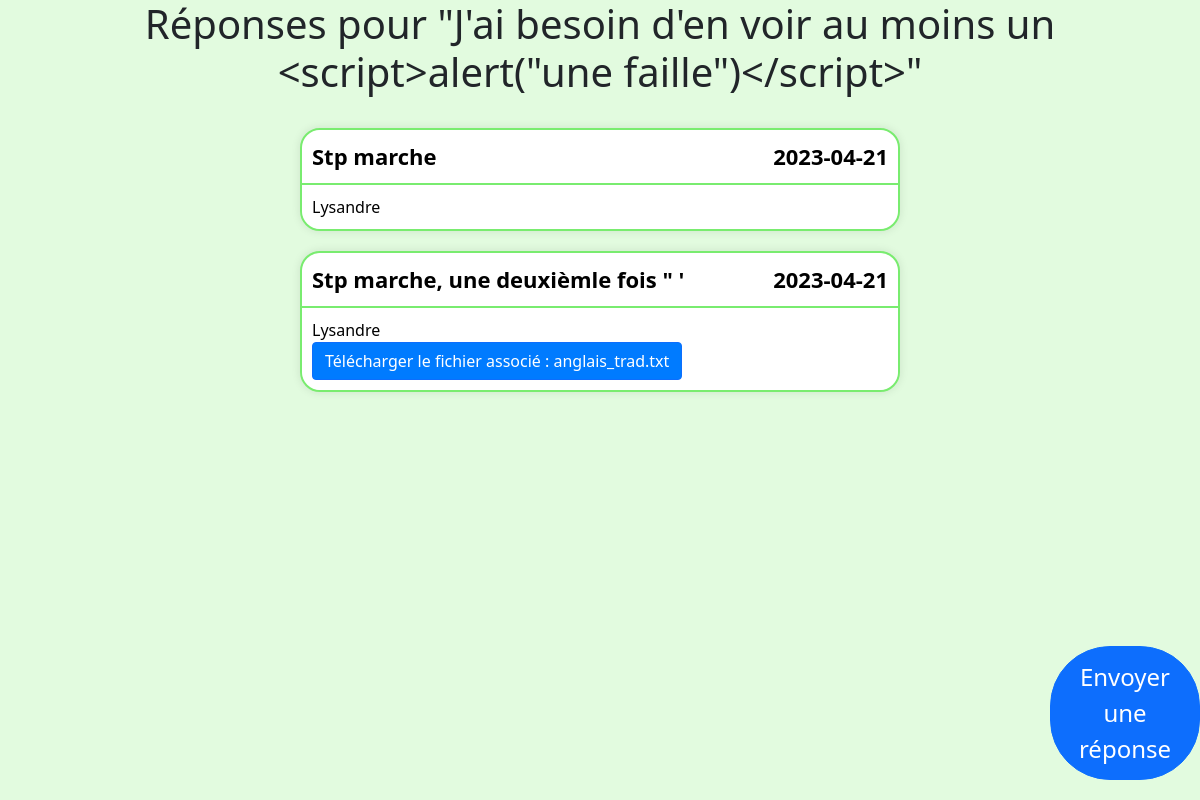
/homeworks/1/, run on an earlier commit of the app's database.
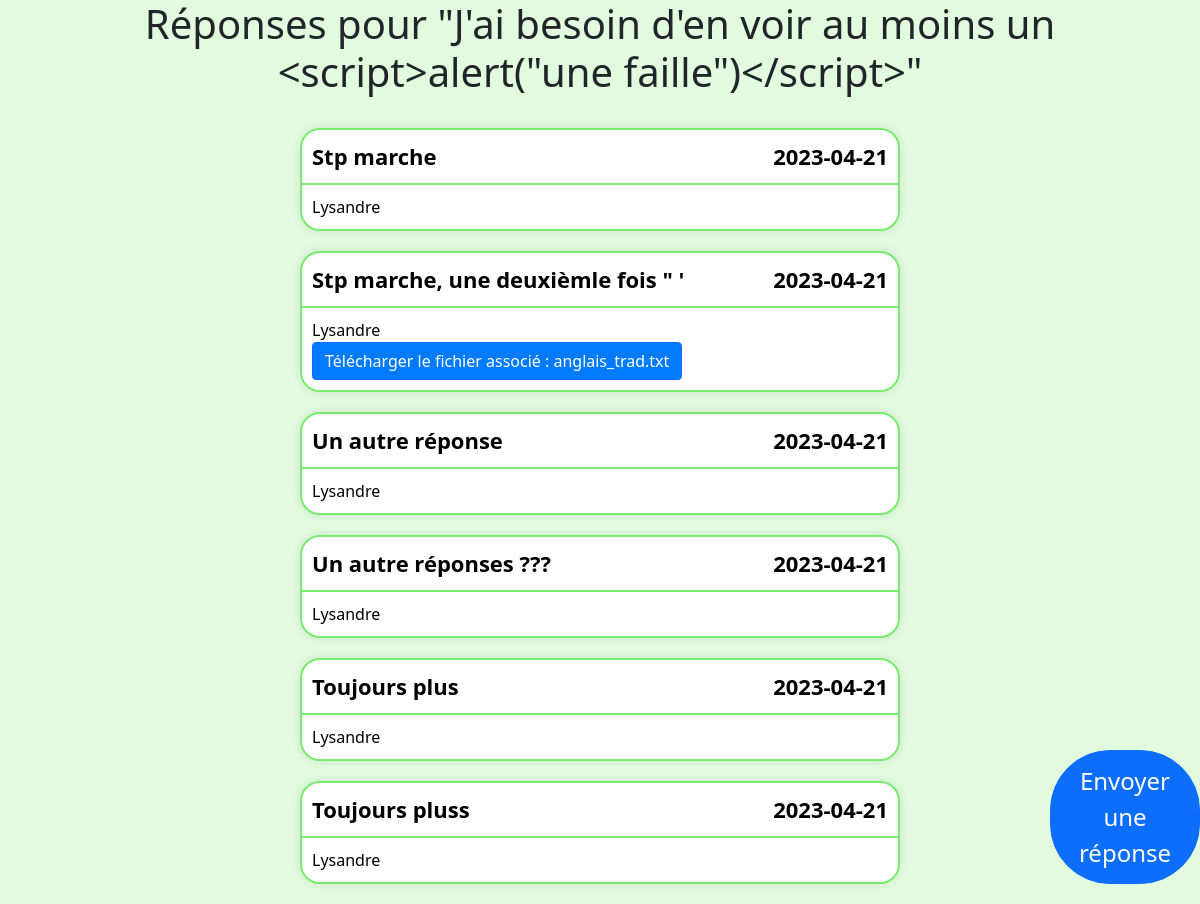
And on a later commit of the database.
### app.py (models this page shows)
class Answer(db.Model):
    id = db.Column(db.Integer, primary_key=True)
    homework_id = db.Column(db.Integer)
    title = db.Column(db.String(200), index=True, unique=True)
    content = db.Column(db.String(2000))
    user_id = db.Column(db.String(200))
    due_date = db.Column(db.String(50))
    file_data = db.Column(db.LargeBinary, nullable=True)
    file_name = db.Column(db.String(100), nullable=True)

### app.py (the view, shortened to what this page needs)
@app.route('/homeworks/', defaults={'homework_id': None, 'answer_id': None}, methods=['GET'])
@app.route('/homeworks/<int:homework_id>/', defaults={'answer_id': None}, methods=['GET'])
@app.route('/homeworks/<int:homework_id>/<int:answer_id>', methods=['GET'])
def homeworks(homework_id=None, answer_id=None):
    if homework_id:
        homework = Homework.query.get(int(homework_id))
        answers = Answer.query.filter_by(homework_id=homework_id).all()
        if homework:
            if answer_id:
                answer = Answer.query.get(int(answer_id))
                if answer:
                    return render_template('answer.html', homework=homework, ans=answer)
                else:
                    session.pop('_flashes', None)
                    flash('Answer not found.')
                    return redirect(url_for('homeworks') + str(homework_id))
            else:
                return render_template('homework_answers.html', homework=homework, answers=answers)
        else:
            session.pop('_flashes', None)
            flash('Homework not found.')
            return redirect(url_for('homeworks'))

### templates/homework_answers.html (shortened to what this page needs)
<!DOCTYPE html>
<html lang="en">
<head>
    <link href="{{ url_for('static', filename='css/bootstrap.min.css') }}" rel="stylesheet">
</head>
<body>
<div id="homework-answer-list">
    <h1 style="text-align: center;">Réponses pour "{{ homework.title }}"</h1>
    <br>
    {% for ans in answers %}
    <a href="{{ url_for('homeworks', homework_id=homework.id,  answer_id=ans.id) }}" style="text-decoration: none;">
        <div class="answer-card card my-card my-card-answer">
            <div class="card-header">
                <div class="row justify-content-between align-items-center">
                    <div class="col-auto">
                        <p style="font-size: 22px;">{{ ans.title }}</p>
                    </div>
                    <div class="col-auto">
                        <p style="font-size: 22px;">{{ ans.due_date }}</p>
                    </div>
                </div>
            </div>
            <div class="card-footer">
                <div class="row justify-content-between align-items-center">
                    <div class="col-auto">
                        <p style="text-align: left;">{{ ans.user_id }}</p>
                    </div>
                    {% if ans.file_data %}
                    <div class="col-auto" style="display: flex;">
                        <a class="btn btn-primary" href="{{ url_for('download_file', answer_id=ans.id) }}"
                           style="background-color: #007bff; color: white;">Télécharger le fichier associé : {{
                            ans.file_name }}</a>
                    </div>
                    {% endif %}
                </div>
            </div>
        </div>
    </a>
    {% endfor %}
    <button class="btn btn-primary"
            style="font-size: 24px; border-radius: 60px; padding: 1%; background-color: NUMBER; margin-left: 90%; position: fixed; bottom: 20px; left: -30px;">
        <a href="{{ url_for('upload_answer', homework_id=homework.id) }}" style="color: white; text-decoration: none;">
            Envoyer une réponse
        </a>
    </button>
</div>
</body>

### templates/homework_answers.html (style rules this page uses)
body { background-color: #e2fbdf; }

What changed in the data, as far as the page shows it:
added Answer: title "Un autre réponse", due_date "2023-04-21", user_id "Lysandre"
added Answer: title "Un autre réponses ???", due_date "2023-04-21", user_id "Lysandre"
added Answer: title "Toujours plus", due_date "2023-04-21", user_id "Lysandre"
added Answer: title "Toujours pluss", due_date "2023-04-21", user_id "Lysandre"
